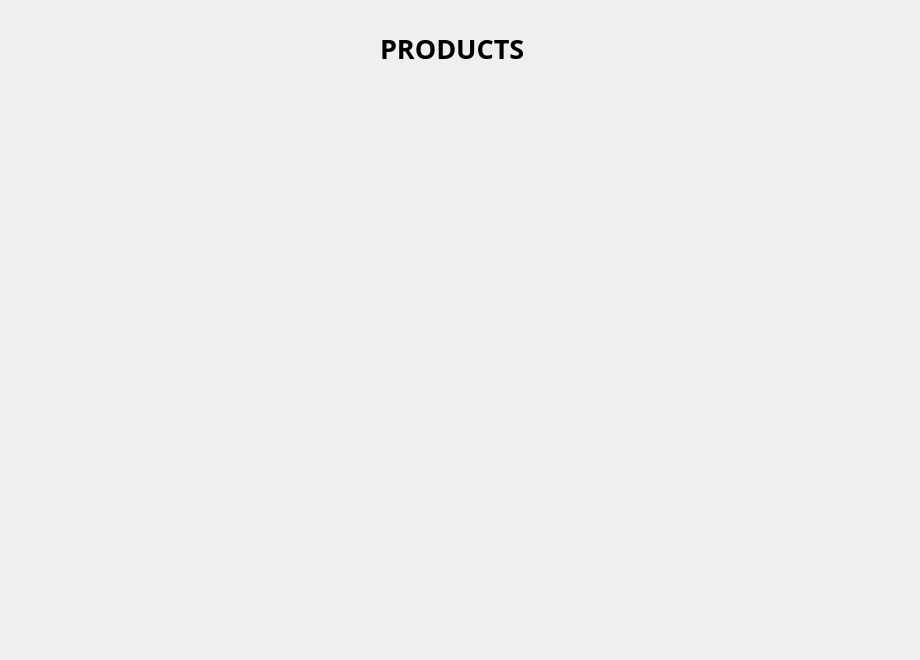
    <widget class="QWidget" name="productStack">
     <property name="styleSheet">
      <string notr="true">#productStack {
background: url(:/images/images/back.png);
}</string>
     </property>
     <widget class="QLabel" name="label_product">
      <property name="geometry">
       <rect>
        <x>380</x>
        <y>30</y>
        <width>191</width>
        <height>31</height>
       </rect>
      </property>
      <property name="font">
       <font>
        <family>Athiti</family>
        <weight>75</weight>
        <italic>false</italic>
        <bold>true</bold>
       </font>
      </property>
      <property name="layoutDirection">
       <enum>Qt::LeftToRight</enum>
      </property>
      <property name="styleSheet">
       <string notr="true">#label {

font-family: 'Athiti';
font-style: normal;
font-weight: 700;
font-size: 20px;
line-height: 32px;
/* identical to box height */
text-align: center;

color: #2A501F;}</string>
      </property>
      <property name="text">
       <string>&lt;html&gt;&lt;head/&gt;&lt;body&gt;&lt;p&gt;&lt;span style=&quot; font-size:20pt;&quot;&gt;PRODUCTS&lt;/span&gt;&lt;/p&gt;&lt;/body&gt;&lt;/html&gt;</string>
      </property>
     </widget>
     <widget class="QStackedWidget" name="stackedWidgetProduct">
      <property name="geometry">
       <rect>
        <x>50</x>
        <y>80</y>
        <width>861</width>
        <height>571</height>
       </rect>
      </property>
      <property name="currentIndex">
       <number>1</number>
      </property>
      <widget class="QWidget" name="page_13">
       <property name="styleSheet">
        <string notr="true">#page_13 {
background: rgba(0, 0, 0, 0.0);

}</string>
       </property>
      </widget>
      <widget class="QWidget" name="page_14">
       <property name="styleSheet">
        <string notr="true">#page_14 {
background: rgba(0, 0, 0, 0.0);

}</string>
       </property>
      </widget>
     </widget>
    </widget>
